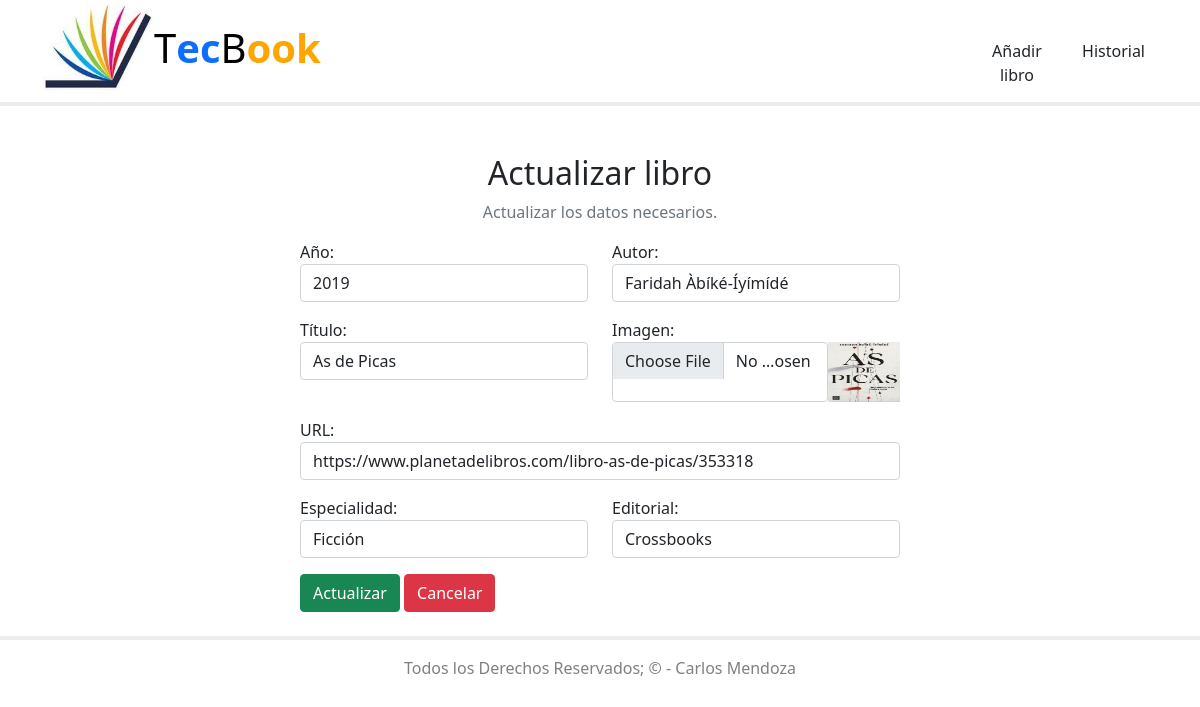
The page /biblioteca_Digital/editar.php?id=10 on the database its author committed.
### tables this page shows
CREATE TABLE `libro` (
  `id` int(5) NOT NULL,
  `anio` int(4) NOT NULL,
  `autor` varchar(100) NOT NULL,
  `titulo` varchar(100) NOT NULL,
  `imagen` varchar(100) NOT NULL,
  `url` varchar(250) NOT NULL,
  `especialidad` varchar(150) NOT NULL,
  `editorial` varchar(100) NOT NULL
);

### biblioteca_Digital/editar.php (the view, shortened to what this page needs)
<?php
include "db.php";
$id = $_GET['id'];
?>
<?php include "incluides/header.php"; ?>
<body>
    <div class="container  mt-5">
        <div class="text-center">
            <h2>Actualizar libro</h2>
            <p class="text-muted">Actualizar los datos necesarios.</p>
        </div>
        <?php
            $sql = "SELECT * FROM `libro` WHERE id = $id LIMIT 1";
            $resultado = mysqli_query($conn, $sql);
            $row = mysqli_fetch_assoc($resultado);
        ?>
        <div class="container d-flex justify-content-center">
            <form action="" method="POST" enctype="multipart/form-data" style="width:50vw; min-width:300px;">
                <div class="row">
                    <div class="col">
                        <label for="">Año:</label>
                        <input type="text" class="form-control" name="anio" placeholder="Ingrese el año" autofocus value="<?php echo $row['anio'] ?>" >
                    </div>
                    <div class="col">
                        <label for="">Autor:</label>
                        <input type="text" class="form-control"  name="autor" placeholder="Nombre del autor" value="<?php echo $row['autor'] ?>">
                    </div>
                </div>
                <div class="row mt-3">
                    <div class="col">
                        <label for="">Título:</label>
                        <input type="text" class="form-control"  name="titulo" placeholder="Ingrese el título" value="<?php echo $row['titulo'] ?>" >
                    </div>
                    <div class="col">
                        <label for="">Imagen:</label>
                        <div class="d-flex">
                            <input type="file" class="form-control"  name="imagen" accept="image/png, .jpeg, .jpg" value="<?php echo $row['imagen'] ?>">
                            <img class="ml-2" src="<?php echo $row['imagen'] ?>" alt="" width=100px height=60px style="background-size: cover; background-position: center;">
                        </div>
                    </div>
                </div>
                <div class="mt-3">
                    <label for="">URL:</label>
                    <input type="text" class="form-control"  name="url" placeholder="Ingrese URL"  value="<?php echo $row['url'] ?>" >
                </div>
                <div class="row mt-3">
                    <div class="col">
                        <label for="">Especialidad:</label>
                        <input type="text" class="form-control"  name="especialidad" placeholder="Ingrese la especialidad" value="<?php echo $row['especialidad'] ?>" >
                    </div>
                    <div class="col">
                        <label for="">Editorial:</label>
                        <input type="text" class="form-control"  name="editorial" placeholder="Ingrese la editorial" value="<?php echo $row['editorial'] ?>" >
                    </div>
                </div>
                <div class="mt-3">
                    <button type="submit" class="btn btn-success" name="submit">Actualizar</button>
                    <a href="editar.php" class="btn btn-danger">Cancelar</a>
                </div>
            </form>
        </div>
    </div>
    <?php include "incluides/footer.php"; ?>
</body>
</html>

### rows shown on the page
libro: anio "2019", autor "Faridah Àbíké-Íyímídé", titulo "As de Picas", imagen (picture), url "https://www.planetadelibros.com/libro-as-de-picas/353318", especialidad "Ficción", editorial "Crossbooks"
